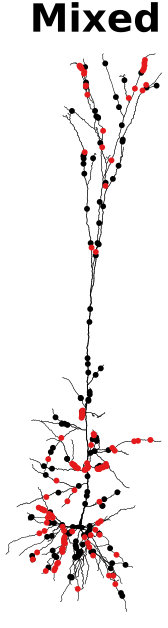

Write Python code to recreate this figure.
from pathlib import Path

import matplotlib

matplotlib.use("Agg")

import matplotlib.pyplot as plt
import numpy as np
from matplotlib.collections import LineCollection


SCRIPT_DIR = Path(__file__).resolve().parent
ROOT = SCRIPT_DIR.parents[2]
DATA_DIR = ROOT / "nc_final_data" / "FigureS3" / "FigureS3_a2"
GEOMETRY_DIR = ROOT / "nc_final_data" / "FigureS3" / "FigureS3_a"
OUTPUT = SCRIPT_DIR / "FigureS3_a2.pdf"
EXCITATORY_CHANNELS = 250
TOTAL_CHANNELS = 500


def project_point_to_segment(px, py, x0, y0, x1, y1):
    dx = x1 - x0
    dy = y1 - y0
    length_sq = dx * dx + dy * dy
    if length_sq <= 1e-12:
        return x0, y0, 0.0
    t = ((px - x0) * dx + (py - y0) * dy) / length_sq
    t = min(1.0, max(0.0, t))
    return x0 + t * dx, y0 + t * dy, t


def nearest_point(points, px, py, axis1, axis2):
    polyline = [
        (float(p[axis1]), float(p[axis2]), float(p[3])) for p in points
    ]
    best = None
    for i in range(1, len(polyline)):
        x0, y0, d0 = polyline[i - 1]
        x1, y1, d1 = polyline[i]
        x, y, t = project_point_to_segment(px, py, x0, y0, x1, y1)
        distance = float(np.hypot(x - px, y - py))
        diameter = float((1.0 - t) * d0 + t * d1)
        candidate = (distance, x, y, diameter)
        if best is None or candidate[0] < best[0]:
            best = candidate
    if best is None:
        return polyline[0]
    return best[1:]


def build_plot_data():
    points = np.load(GEOMETRY_DIR / "section_points.npy", allow_pickle=False)
    names = np.load(GEOMETRY_DIR / "section_names.npy", allow_pickle=False).astype(str)
    offsets = np.load(GEOMETRY_DIR / "section_offsets.npy", allow_pickle=False)
    parents = np.load(GEOMETRY_DIR / "section_parents.npy", allow_pickle=False)
    synapse_sections = np.load(DATA_DIR / "synapse_section.npy", allow_pickle=False).astype(str)
    synapse_locations = np.load(DATA_DIR / "synapse_location.npy", allow_pickle=False).astype(float)
    cluster_ids = np.load(DATA_DIR / "synapse_cluster_id.npy", allow_pickle=False).astype(int)
    if len(synapse_sections) != TOTAL_CHANNELS:
        raise ValueError(f"Expected {TOTAL_CHANNELS} synapse sites.")
    synapse_type = np.where(
        np.arange(TOTAL_CHANNELS) < EXCITATORY_CHANNELS, "exc", "inh"
    )

    ranges = {
        name: float(points[:, i].max() - points[:, i].min())
        for i, name in enumerate(("x", "y", "z"))
    }
    axes = sorted(ranges, key=lambda name: ranges[name], reverse=True)
    axis1, axis2 = [("x", "y", "z").index(name) for name in axes[:2]]
    sections = [points[offsets[i]:offsets[i + 1]] for i in range(len(names))]
    section_map = {name: i for i, name in enumerate(names)}

    segments = []
    is_soma = []
    for name, section in zip(names, sections):
        for i in range(1, len(section)):
            previous, current = section[i - 1], section[i]
            segments.append((
                float(previous[axis1]), float(current[axis1]),
                float(previous[axis2]), float(current[axis2]),
                float(previous[3]), float(current[3]),
            ))
            is_soma.append("soma" in name)

    for section, parent_index in zip(sections, parents):
        if parent_index < 0:
            continue
        parent = sections[parent_index]
        child_start = (
            float(section[0, axis1]), float(section[0, axis2]), float(section[0, 3])
        )
        child_end = (
            float(section[-1, axis1]), float(section[-1, axis2]), float(section[-1, 3])
        )
        start_parent = nearest_point(parent, child_start[0], child_start[1], axis1, axis2)
        end_parent = nearest_point(parent, child_end[0], child_end[1], axis1, axis2)
        start_distance = np.hypot(
            start_parent[0] - child_start[0], start_parent[1] - child_start[1]
        )
        end_distance = np.hypot(
            end_parent[0] - child_end[0], end_parent[1] - child_end[1]
        )
        child, parent_point = (
            (child_start, start_parent) if start_distance <= end_distance
            else (child_end, end_parent)
        )
        child_x, child_y, child_d = child
        parent_x, parent_y, parent_d = parent_point
        if np.hypot(parent_x - child_x, parent_y - child_y) < 1e-9:
            continue
        segments.append((child_x, parent_x, child_y, parent_y, child_d, parent_d))
        is_soma.append(False)

    segments = np.asarray(segments, dtype=np.float64)
    rotated = segments.copy()
    rotated[:, 0] = -segments[:, 2]
    rotated[:, 1] = -segments[:, 3]
    rotated[:, 2] = segments[:, 0]
    rotated[:, 3] = segments[:, 1]

    selected = np.zeros(TOTAL_CHANNELS, dtype=bool)
    selected[np.arange(EXCITATORY_CHANNELS, TOTAL_CHANNELS)[::2]] = True
    dispersed = np.flatnonzero(cluster_ids[:EXCITATORY_CHANNELS] < 0)
    selected[dispersed[::2]] = True
    groups = np.unique(cluster_ids[:EXCITATORY_CHANNELS][cluster_ids[:EXCITATORY_CHANNELS] >= 0])
    selected[:EXCITATORY_CHANNELS] |= np.isin(cluster_ids[:EXCITATORY_CHANNELS], groups[::2])
    synapse_xy = []
    for name, location in zip(synapse_sections[selected], synapse_locations[selected]):
        section = sections[section_map[name]]
        arcs = section[:, 4]
        target = float(location) * arcs[-1]
        x = float(np.interp(target, arcs, section[:, axis1]))
        y = float(np.interp(target, arcs, section[:, axis2]))
        synapse_xy.append((-y, x))

    return rotated, np.asarray(is_soma, dtype=bool), np.asarray(synapse_xy), synapse_type[selected]


TITLE = "Mixed"


def main():
    segments, is_soma, synapse_xy, synapse_type = build_plot_data()
    exc = synapse_xy[synapse_type == "exc"]
    inh = synapse_xy[synapse_type == "inh"]
    lines = np.stack((segments[:, (0, 2)], segments[:, (1, 3)]), axis=1)
    widths = np.clip(0.30 + 0.16 * (segments[:, 4] + segments[:, 5]) / 2.0,
                     0.35, np.where(is_soma, 3.2, 1.8))
    with plt.rc_context({"font.family": "DejaVu Sans", "font.size": 15,
                         "pdf.fonttype": 42, "ps.fonttype": 42}):
        fig, ax = plt.subplots(figsize=(2.85, 6.2))
        ax.add_collection(LineCollection(lines, colors="#000000", linewidths=widths,
                                         capstyle="round", joinstyle="round", zorder=1))
        xs, ys = segments[:, :2].ravel(), segments[:, 2:4].ravel()
        dx, dy = xs.max() - xs.min(), ys.max() - ys.min()
        px, py = dx * 0.025 if dx > 0 else 1.0, dy * 0.025 if dy > 0 else 1.0
        ax.set_xlim(xs.min() - px, xs.max() + px)
        ax.set_ylim(ys.min() - py, ys.max() + py)
        ax.set_aspect("equal", adjustable="box")
        for points, color, zorder in ((inh, "#000000", 3), (exc, "#e41a1c", 4)):
            if len(points):
                ax.scatter(points[:, 0], points[:, 1], s=18.0, color=color,
                           edgecolors="none", zorder=zorder)
        ax.set_title(TITLE, fontsize=28, fontweight="bold", pad=2, x=0.57)
        ax.axis("off")
        fig.subplots_adjust(left=0.005, right=0.995, bottom=0.005, top=0.95)
        fig.savefig(OUTPUT, format="pdf", bbox_inches="tight", pad_inches=0.02)
        plt.close(fig)


if __name__ == "__main__":
    main()
